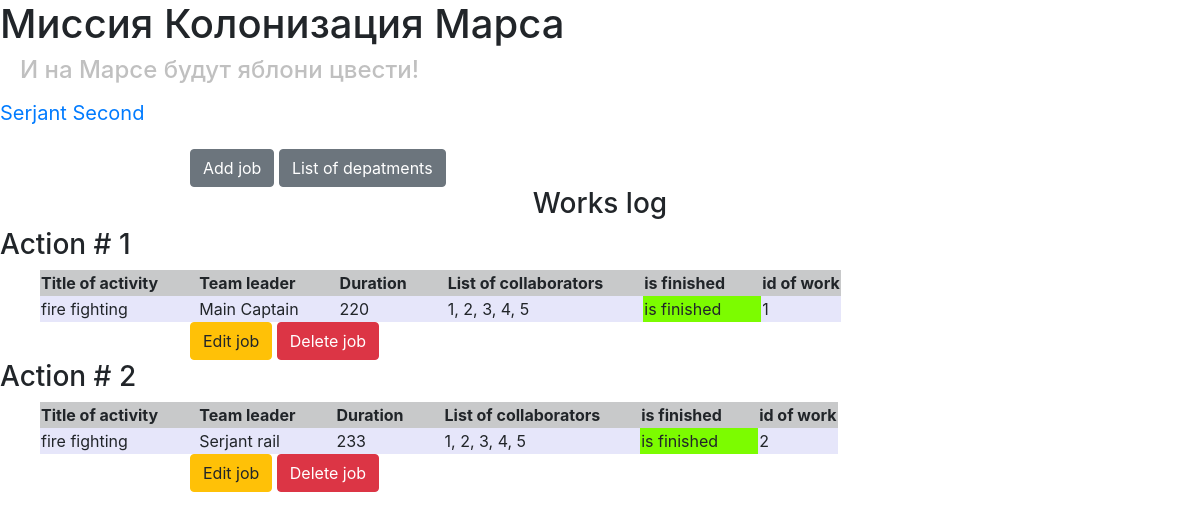
/ (signed in), run on the app's committed database.
### data/users.py (models this page shows, shortened)
class User(SqlAlchemyBase, UserMixin, SerializerMixin):
    __tablename__ = 'users'
    id = sqlalchemy.Column(sqlalchemy.Integer,
                           primary_key=True, autoincrement=True)
    email = sqlalchemy.Column(sqlalchemy.String,
                              index=True, unique=True, nullable=True)
    surname = sqlalchemy.Column(sqlalchemy.String, nullable=True)
    name = sqlalchemy.Column(sqlalchemy.String, nullable=True)
    about = sqlalchemy.Column(sqlalchemy.String, nullable=True)
    age = sqlalchemy.Column(sqlalchemy.Integer, nullable=True)
    position = sqlalchemy.Column(sqlalchemy.String, nullable=True)
    speciality = sqlalchemy.Column(sqlalchemy.String, nullable=True)
    address = sqlalchemy.Column(sqlalchemy.String, nullable=True)
    hashed_password = sqlalchemy.Column(sqlalchemy.String, nullable=True)
    created_date = sqlalchemy.Column(sqlalchemy.DateTime,
                                     default=datetime.datetime.now)
    city_from = sqlalchemy.Column(sqlalchemy.String, nullable=True)
    news = orm.relation("News", back_populates='user')

### data/jobs.py (models this page shows)
class Jobs(SqlAlchemyBase, SerializerMixin):
    __tablename__ = 'jobs'
    id = sqlalchemy.Column(sqlalchemy.Integer,
                           primary_key=True, autoincrement=True)
    user = orm.relation('User')
    author = sqlalchemy.Column(sqlalchemy.Integer, sqlalchemy.ForeignKey("users.id"))
    team_leader = sqlalchemy.Column(sqlalchemy.Integer)
    job = sqlalchemy.Column(sqlalchemy.String, nullable=True)
    work_size = sqlalchemy.Column(sqlalchemy.Integer)
    collaborators = sqlalchemy.Column(sqlalchemy.String, nullable=True)
    start_date = sqlalchemy.Column(sqlalchemy.DateTime, default=datetime.datetime.now)
    end_date = sqlalchemy.Column(sqlalchemy.DateTime, nullable=True)
    is_finished = sqlalchemy.Column(sqlalchemy.Boolean)
    category = orm.relation("Category",
                              secondary="association",
                              backref="jobs")

### main.py (the view)
@app.route('/')
def index():
    session = create_session()
    jobs = session.query(Jobs).all()
    jobs_leads = []
    for i in jobs:
        lead = session.query(User).get(i.team_leader)
        if lead:
            jobs_leads.append((lead.name, lead.surname, lead.id))
        else:
            jobs_leads.append((None, None, None))
    return render_template("job_table.html", jobs=jobs, leads=jobs_leads)

### data/db_session.py (called while the page is built)
def create_session() -> Session:
    global __factory
    return __factory()

### main.py (called while the page is built)
@login_manager.user_loader
def load_user(user_id):
    session = create_session()
    return session.query(User).get(user_id)

### templates/job_table.html
{% extends "base.html" %}
{% block content %}
{% if current_user.is_authenticated %}
    <div>
        <a href="/add_job" class="btn btn-secondary">Add job</a>
        <a href="/departments" class="btn btn-secondary">List of depatments</a>
    </div>
{% endif %}
<center>
    <h3>Works log</h3>
</center>
{% for job in jobs%}
<h3>Action # {{loop.index}}</h3>
<table style="margin-left:40px;">
    <tr bgcolor="#C8C9CA">
        <th style="padding-right: 40px;">Title of activity</th>
        <th style="padding-right: 40px;">Team leader</th>
        <th style="padding-right: 40px;">Duration</th>
        <th style="padding-right: 40px;">List of collaborators</th>
        <th>is finished</th>
        <th>id of work</th>
    </tr>
    <tr bgcolor="#E6E6FA">
        <td style="padding-right: 40px;">{{job.job}}</td>
        <td style="padding-right: 40px;">{{leads[loop.index - 1][0]}} {{leads[loop.index - 1][1]}}</td>
        <td style="padding-right: 40px;">{{job.work_size}}</td>
        <td style="padding-right: 40px;">{{job.collaborators}}</td>
        {%if job.is_finished%}
        <td style="padding-right: 40px;" bgcolor="#7CFC00">is finished</td>
        {%else%}
        <td style="padding-right: 40px;" bgcolor="#FA8072">is not finished</td>
        {%endif%}
        <td style="padding-right: 40px;">{{job.id}}</td>
    </tr>
</table>
{% if current_user.is_authenticated and current_user == job.user or current_user.id == 1 or current_user.id == leads[loop.index - 1][2] %}
    <div>
        <a href="/job/{{ job.id }}" class="btn btn-warning">Edit job</a>
        <a href="/job_delete/{{ job.id }}" class="btn btn-danger">Delete job</a>
    </div>
{% endif %}
{% endfor %}
{% endblock %}

### templates/base.html (shortened to what this page needs)
<!DOCTYPE html>
<html lang="ru">
<head>
    <link rel="stylesheet"
          href="https://stackpath.bootstrapcdn.com/bootstrap/4.4.1/css/bootstrap.min.css"
>
    <link rel="stylesheet" type="text/css" href="/static/css/2.css"/>
</head>
<body>
<h1>Миссия Колонизация Марса</h1>
<h4>И на Марсе будут яблони цвести!</h4>
<nav>
    {% if current_user.is_authenticated %}
    <p>
        <a class="navbar-brand" href="/logout">{{ current_user.name}} {{ current_user.surname}}</a>
    </p>
    {% else %}
        <p>
            <a class="btn btn-primary " href="/register">Register</a>
            <a class="btn btn-success" href="/login">Log in</a>
        </p>
    {% endif %}
</nav>
{% block content %}
{% endblock %}
</body>
</html>

### static/css/2.css (style rules this page uses)
h4 { padding-left: 20px; color: #c0c0c0 }
div { margin-left: 190px; }

### data on the page
User: name "Serjant", surname "Second"
Jobs: job "fire fighting", work_size "220", collaborators "1, 2, 3, 4, 5", is_finished "is finished", id "1"
User: name "Main", surname "Captain"
Jobs: job "fire fighting", work_size "233", collaborators "1, 2, 3, 4, 5", is_finished "is finished", id "2"
User: name "Serjant", surname "rail"
